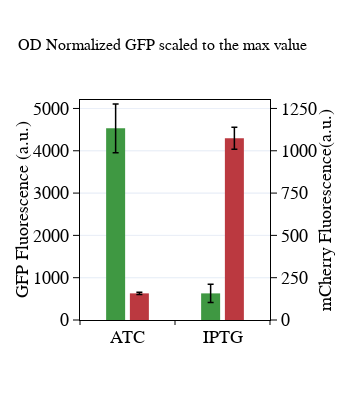

This figure's notebook cell:
### Code cell
strains = ['0000']
reps = [rep for expt in [expt_atc, expt_iptg] for rep in expt.replicate_trials if rep.trial_identifier.strain.name=='0000']
rep_atc, rep_iptg = reps
trace_list = []
attr = 'od_normalized_data'
x = ['ATC', 'IPTG']
y = [(getattr(rep.avg.analyte_dict['GFP'], attr)[-1]) for rep in [rep_atc, rep_iptg]]
y_errs = [(getattr(rep.std.analyte_dict['GFP'], attr)[-1]) for rep in [rep_atc, rep_iptg]]
trace_list.append(go.Bar(x=x,
                     y=y, yaxis='y1',
                     error_y=dict(type='data', array=y_errs, thickness=1.5, width=3, color='black'),
                     marker=dict(color=colors['greens'][3], line=dict(width=0)), offsetgroup=1,
                     showlegend=False,# yaxis='y2',
                     legendgroup=str(strain),
                     name=str(strain)))  

y = [(getattr(rep.avg.analyte_dict['mCherry'], attr)[-1]) for rep in [rep_atc, rep_iptg]]
y_errs = [(getattr(rep.std.analyte_dict['mCherry'], attr)[-1]) for rep in [rep_atc, rep_iptg]]
trace_list.append(go.Bar(x=x,
                     y=y, yaxis='y2',
                     error_y=dict(type='data', array=y_errs, thickness=1.5, width=3, color='black'),
                     marker=dict(color=colors['reds'][3], line=dict(width=0)),offsetgroup=2,
                     showlegend=False,# yaxis='y2',
                     legendgroup=str(strain),
                     name=str(strain)))  
fig1=go.Figure(data=trace_list)
fig1.update_xaxes(showline=True, linewidth=1, linecolor='black', mirror=True, side='bottom',
                  ticks='outside', ticklen=4, tickangle=0, tickson='boundaries', title_font=dict(size=18, family='Myriad Pro', color='black'),
                  tickfont=dict(size=18, family='Myriad Pro', color='black'), tickcolor='black',
                  showgrid=False,zeroline=False)
fig1.update_layout(height=400, width=350, legend_orientation='h', legend_y=-0.2, 
                   title_font=dict(family='Myriad Pro',size=16, color='black'),
                   legend_x=0.02, bargap=0.5, bargroupgap=0.2, title=title,
                   legend_font=dict(family='Myriad Pro', size=16, color='black'))
fig1['layout']['title']['font'] = dict(family='Myriad Pro',size=16, color='black')
fig1['layout']['yaxis1'] = dict(title='GFP Fluorescence (a.u.)', title_standoff=0,
                             title_font=dict(family='Myriad Pro', size=18, color='black'),
                             showline=True, linewidth=1, linecolor='black', mirror=True, nticks=9,
                             ticks='outside', ticklen=6, tickangle=0, type='linear', range=(0, 5200),
                             tickfont=dict(family='Myriad Pro',size=18, color='black'), tickcolor='black', 
                             showgrid=True,zeroline=False,side='left')
fig1['layout']['yaxis2'] = dict(title='mCherry Fluorescence(a.u.)', title_standoff=0,
                             title_font=dict(family='Myriad Pro', size=18, color='black'), range=(0,1300), dtick=250,
                             showline=True, linewidth=1, linecolor='black', mirror=True, nticks=9,
                             ticks='outside', ticklen=6, tickangle=0, type='linear', anchor='x',overlaying='y1',
                             tickfont=dict(family='Myriad Pro',size=18, color='black'), tickcolor='black', 
                             showgrid=True,zeroline=False,side='right')


plot(fig1)
fig1.write_image('bistability.svg', format='svg')

### Figure 1 — Plotly figure (JSON) as saved in the notebook; plotly's stock layout.template omitted (floating-point values rounded to 4 significant figures)
{"data": [{"error_y": {"array": [577.9, 215.5], "color": "black", "thickness": 1.5, "type": "data", "width": 3}, "legendgroup": "0000", "marker": {"color": "rgb(63,152,66)", "line": {"width": 0}}, "name": "0000", "offsetgroup": "1", "showlegend": false, "type": "bar", "x": ["ATC", "IPTG"], "y": [4530.0, 629.2], "yaxis": "y"}, {"error_y": {"array": [6.636, 64.3], "color": "black", "thickness": 1.5, "type": "data", "width": 3}, "legendgroup": "0000", "marker": {"color": "rgb(187,57,64)", "line": {"width": 0}}, "name": "0000", "offsetgroup": "2", "showlegend": false, "type": "bar", "x": ["ATC", "IPTG"], "y": [157.4, 1074.0], "yaxis": "y2"}], "layout": {"bargap": 0.5, "bargroupgap": 0.2, "height": 400, "legend": {"font": {"color": "black", "family": "Myriad Pro", "size": 16}, "orientation": "h", "x": 0.02, "y": -0.2}, "title": {"font": {"color": "black", "family": "Myriad Pro", "size": 16}, "text": "OD Normalized GFP scaled to the max value"}, "width": 350, "xaxis": {"linecolor": "black", "linewidth": 1, "mirror": true, "showgrid": false, "showline": true, "side": "bottom", "tickangle": 0, "tickcolor": "black", "tickfont": {"color": "black", "family": "Myriad Pro", "size": 18}, "ticklen": 4, "ticks": "outside", "tickson": "boundaries", "title": {"font": {"color": "black", "family": "Myriad Pro", "size": 18}}, "zeroline": false}, "yaxis": {"linecolor": "black", "linewidth": 1, "mirror": true, "nticks": 9, "range": [0, 5200], "showgrid": true, "showline": true, "side": "left", "tickangle": 0, "tickcolor": "black", "tickfont": {"color": "black", "family": "Myriad Pro", "size": 18}, "ticklen": 6, "ticks": "outside", "title": {"font": {"color": "black", "family": "Myriad Pro", "size": 18}, "standoff": 0, "text": "GFP Fluorescence (a.u.)"}, "type": "linear", "zeroline": false}, "yaxis2": {"anchor": "x", "dtick": 250, "linecolor": "black", "linewidth": 1, "mirror": true, "nticks": 9, "overlaying": "y", "range": [0, 1300], "showgrid": true, "showline": true, "side": "right", "tickangle": 0, "tickcolor": "black", "tickfont": {"color": "black", "family": "Myriad Pro", "size": 18}, "ticklen": 6, "ticks": "outside", "title": {"font": {"color": "black", "family": "Myriad Pro", "size": 18}, "standoff": 0, "text": "mCherry Fluorescence(a.u.)"}, "type": "linear", "zeroline": false}}}
